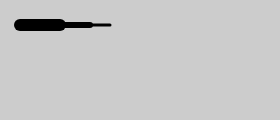
Frame 1 (no input)
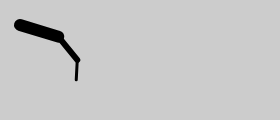
Frame 60 (no input)
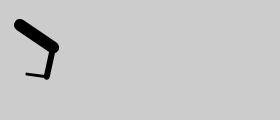
Frame 120 (the mouse pressed at the canvas centre since frame 60)

The p5.js sketch that drew these frames (run headless with seeded random() and noise() and a simulated clock; from frame 60 on, the mouse is pressed at the canvas centre):

// p5.js sketch
// ── sketch.js
let angle = 0.0;
let angleDirection = 1;
let speed = 0.005;

function setup() {
  createCanvas(280, 120);
}

function draw() {
  background(204);
  translate(20, 25);  // Move to start position
  rotate(angle);
  strokeWeight(12);
  line(0, 0, 40, 0);
  translate(40, 0);   // Move to next joint
  rotate(angle * 2.0);
  strokeWeight(6);
  line(0, 0, 30, 0);
  translate(30, 0);   // Move to next joint
  rotate(angle * 2.5);
  strokeWeight(3);
  line(0, 0, 20, 0);

  angle += speed * angleDirection;
  if ((angle > QUARTER_PI) || (angle < 0)) {
    angleDirection *= -1;
  }
}

// https://editor.p5js.org/jht1493/sketches/NqUbfaE2H
// Ex_06_07 Articulating Arm

// https://github.com/lmccart/gswp5.js-code/blob/master/06_Transform/Ex_06_07.js
